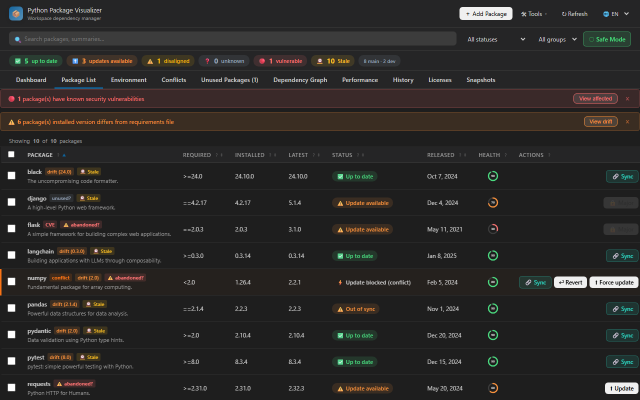
#> input picture media/screenshots/frames/package-list-1.png, 1280 x 800 px (shown at 1/2 size); the run also reads 1 picture not shown here
$ python make-gifs.py
#> lines starting #> are read from the running program, lines starting #| are printed output that depends on the picture
"""Compose README GIFs from captured PNG frames."""
from __future__ import annotations

from pathlib import Path

from PIL import Image

ROOT = Path(__file__).resolve().parents[2]
OUT = ROOT / "media" / "screenshots"
FRAMES = OUT / "frames"


def resize_to_width(img: Image.Image, width: int) -> Image.Image:
#> called with width = 1000
    ratio = width / img.width
#> ratio = 0.781
    height = max(1, int(img.height * ratio))
#> height = 625
    return img.resize((width, height), Image.Resampling.LANCZOS)
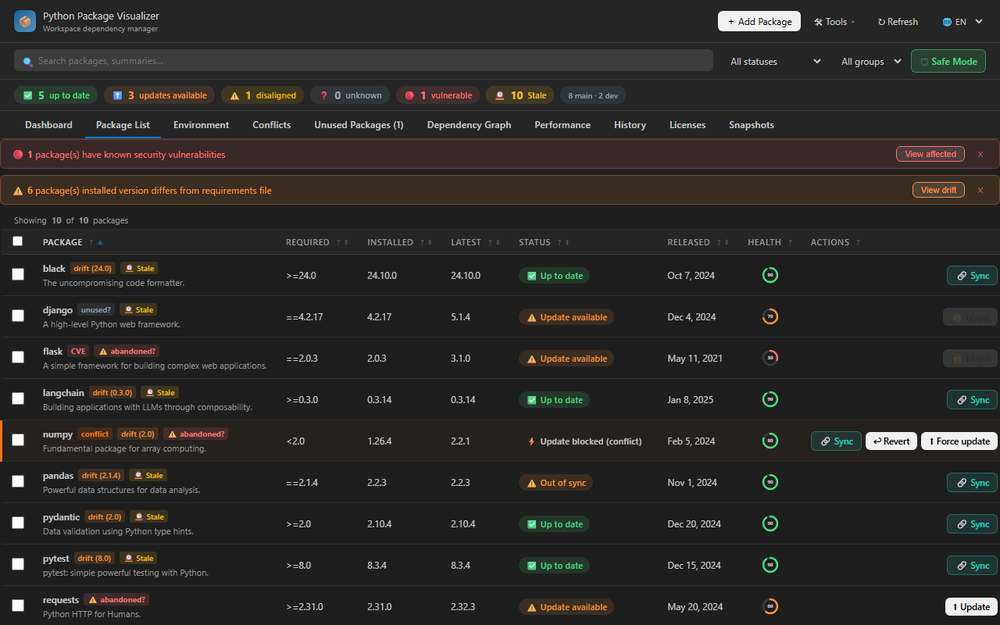
#> returned value: PIL image 1000x625 RGB; mean R, G, B 43.3, 41.3, 39.6


def save_gif(
    frames: list[Path],
    dest: Path,
    *,
    width: int = 960,
    duration: int = 1400,
) -> None:
    images = [
        resize_to_width(Image.open(p).convert("RGB"), width)
        for p in frames
    ]
#> images = 2 items
    h = max(im.height for im in images)
#> h = 625
    padded = []
    for im in images:
        canvas = Image.new("RGB", (width, h), (30, 30, 30))
        canvas.paste(im, (0, 0))
        padded.append(canvas)
#> this loop made 2 passes
#> after the loop, padded = 2 items
    padded[0].save(
        dest,
        save_all=True,
        append_images=padded[1:],
        duration=duration,
        loop=0,
        optimize=True,
    )
    print(f"  OK {dest.name} ({len(padded)} frames)")
#|   OK package-list.gif (2 frames)


def main() -> None:
    FRAMES.mkdir(parents=True, exist_ok=True)

    save_gif(
        [FRAMES / "package-list-1.png", FRAMES / "package-list-2.png"],
        OUT / "package-list.gif",
        width=1000,
        duration=1800,
    )
    save_gif(
        [OUT / "dashboard.png", FRAMES / "package-list-1.png"],
        OUT / "hero.gif",
        width=1100,
        duration=2000,
    )
#> call 2 of save_gif, with width = 1100, duration = 2000
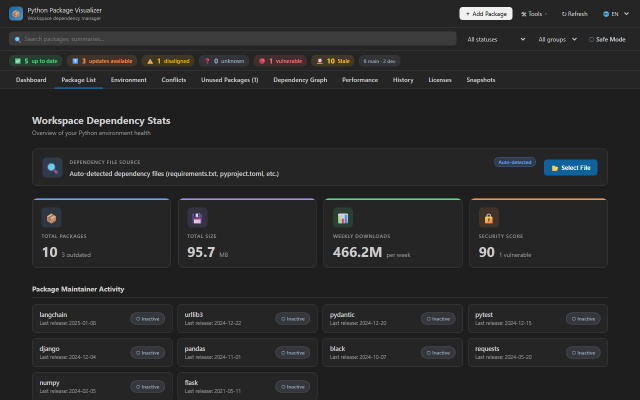
#> input picture media/screenshots/dashboard.png, 1280 x 800 px (shown at 1/2 size)
#> call 3 of resize_to_width, with width = 1100
#> in resize_to_width (call 3), `ratio = width / img.width`: ratio = 0.859
#> in resize_to_width (call 3), `height = max(1, int(img.height * ratio))`: height = 687
#> in resize_to_width (call 3), `return img.resize((width, height), Image.Resampling.LANCZOS)`:
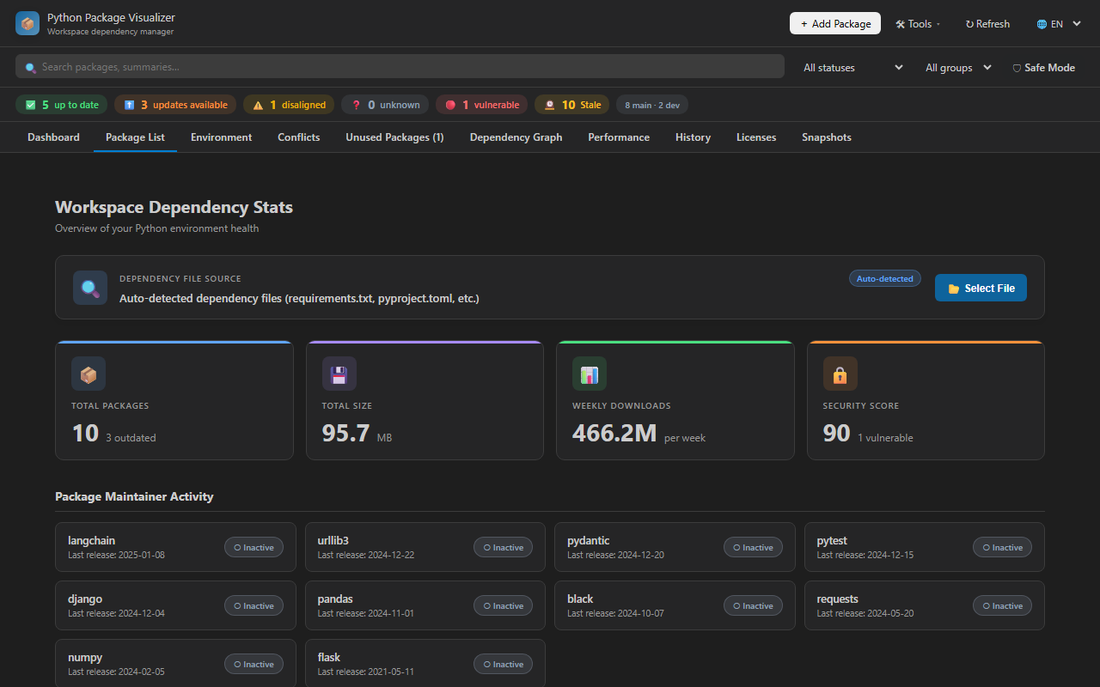
#> returned value: PIL image 1100x687 RGB; mean R, G, B 40, 40.4, 41
#> the loop in save_gif (call 2), `for im in images:` made 2 passes
#|   OK hero.gif (2 frames)
    save_gif(
        [FRAMES / "import-annotations.png"],
        OUT / "import-annotations.gif",
        width=780,
        duration=1200,
    )
#> call 3 of save_gif, with width = 780, duration = 1200
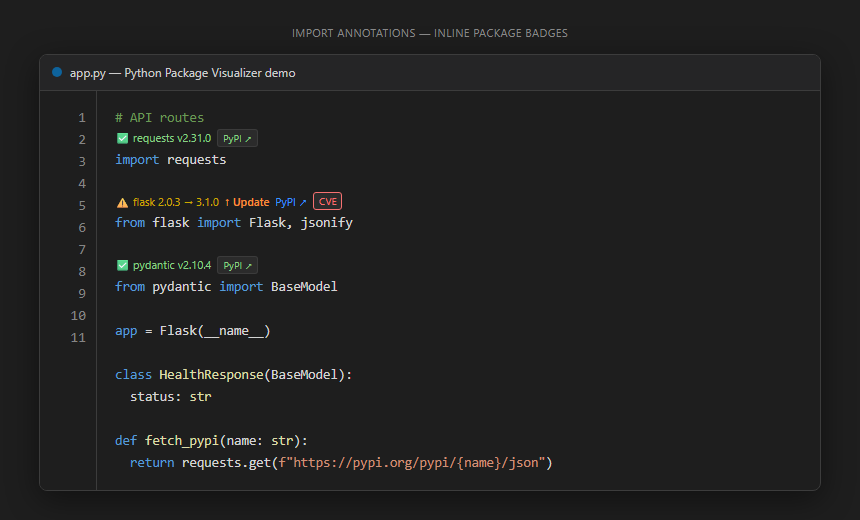
#> input picture media/screenshots/frames/import-annotations.png, 860 x 520 px
#> in save_gif (call 3), `images = [ resize_to_width(Image.open(p).convert("RGB"), width) for p ..`: images = 1 item
#> in save_gif (call 3), `h = max(im.height for im in images)`: h = 471
#> the loop in save_gif (call 3), `for im in images:` made 1 pass
#> after the loop in save_gif (call 3), `for im in images:`: padded = 1 item
#|   OK import-annotations.gif (1 frames)
    save_gif(
        [FRAMES / "code-insights.png"],
        OUT / "code-insights.gif",
        width=820,
        duration=1200,
    )


if __name__ == "__main__":
#> (the run stopped early here; a loop or call above may not have finished)
